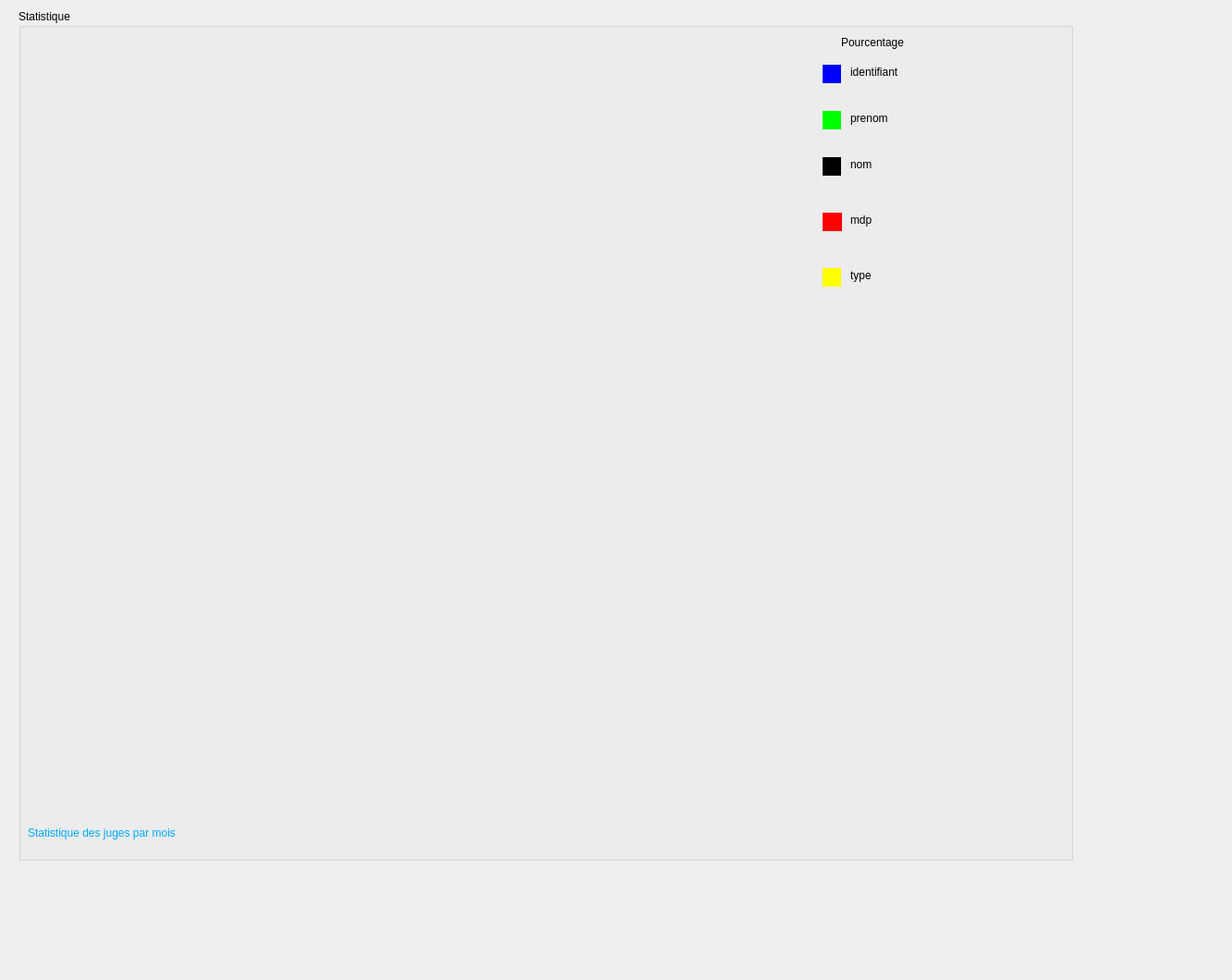
<?xml version="1.0" encoding="UTF-8"?>
<ui version="4.0">
 <class>statistique</class>
 <widget class="QDialog" name="statistique">
  <property name="geometry">
   <rect>
    <x>0</x>
    <y>0</y>
    <width>1333</width>
    <height>1060</height>
   </rect>
  </property>
  <property name="windowTitle">
   <string>Dialog</string>
  </property>
  <widget class="QGroupBox" name="groupBox">
   <property name="geometry">
    <rect>
     <x>20</x>
     <y>10</y>
     <width>1141</width>
     <height>921</height>
    </rect>
   </property>
   <property name="title">
    <string>Statistique</string>
   </property>
   <widget class="QLabel" name="label_7">
    <property name="geometry">
     <rect>
      <x>900</x>
      <y>220</y>
      <width>111</width>
      <height>16</height>
     </rect>
    </property>
    <property name="styleSheet">
     <string notr="true">font: 12pt &quot;MS Shell Dlg 2&quot;;</string>
    </property>
    <property name="text">
     <string>mdp</string>
    </property>
   </widget>
   <widget class="QWidget" name="widget_6" native="true">
    <property name="geometry">
     <rect>
      <x>870</x>
      <y>220</y>
      <width>21</width>
      <height>20</height>
     </rect>
    </property>
    <property name="styleSheet">
     <string notr="true">background-color: rgb(0, 255, 0);
background-color: rgb(255, 0, 0);</string>
    </property>
   </widget>
   <widget class="QLabel" name="label_9">
    <property name="geometry">
     <rect>
      <x>900</x>
      <y>280</y>
      <width>111</width>
      <height>16</height>
     </rect>
    </property>
    <property name="styleSheet">
     <string notr="true">font: 12pt &quot;MS Shell Dlg 2&quot;;</string>
    </property>
    <property name="text">
     <string>type</string>
    </property>
   </widget>
   <widget class="QWidget" name="widget_7" native="true">
    <property name="geometry">
     <rect>
      <x>870</x>
      <y>280</y>
      <width>20</width>
      <height>20</height>
     </rect>
    </property>
    <property name="styleSheet">
     <string notr="true">background-color: rgb(0, 255, 0);
background-color: rgb(255, 255, 0);</string>
    </property>
   </widget>
   <widget class="QLabel" name="label_10">
    <property name="geometry">
     <rect>
      <x>900</x>
      <y>160</y>
      <width>131</width>
      <height>16</height>
     </rect>
    </property>
    <property name="styleSheet">
     <string notr="true">font: 12pt &quot;MS Shell Dlg 2&quot;;</string>
    </property>
    <property name="text">
     <string>nom</string>
    </property>
   </widget>
   <widget class="QWidget" name="widget_8" native="true">
    <property name="geometry">
     <rect>
      <x>870</x>
      <y>160</y>
      <width>20</width>
      <height>20</height>
     </rect>
    </property>
    <property name="styleSheet">
     <string notr="true">background-color: rgb(0, 0, 0);</string>
    </property>
   </widget>
   <widget class="QWidget" name="widget_9" native="true">
    <property name="geometry">
     <rect>
      <x>870</x>
      <y>110</y>
      <width>20</width>
      <height>20</height>
     </rect>
    </property>
    <property name="styleSheet">
     <string notr="true">background-color: rgb(0, 255, 0);</string>
    </property>
   </widget>
   <widget class="QLabel" name="label_11">
    <property name="geometry">
     <rect>
      <x>10</x>
      <y>870</y>
      <width>631</width>
      <height>41</height>
     </rect>
    </property>
    <property name="styleSheet">
     <string notr="true">font: 18pt &quot;MS Shell Dlg 2&quot;;
color: rgb(0, 170, 255);</string>
    </property>
    <property name="text">
     <string>Statistique des juges par mois</string>
    </property>
   </widget>
   <widget class="QLabel" name="label_12">
    <property name="geometry">
     <rect>
      <x>890</x>
      <y>20</y>
      <width>131</width>
      <height>31</height>
     </rect>
    </property>
    <property name="styleSheet">
     <string notr="true">font: 75 italic 14pt &quot;Arial&quot;;</string>
    </property>
    <property name="text">
     <string>Pourcentage</string>
    </property>
   </widget>
   <widget class="QWidget" name="widget_10" native="true">
    <property name="geometry">
     <rect>
      <x>870</x>
      <y>60</y>
      <width>20</width>
      <height>20</height>
     </rect>
    </property>
    <property name="styleSheet">
     <string notr="true">background-color: rgb(0, 0, 255);</string>
    </property>
   </widget>
   <widget class="QLabel" name="label_13">
    <property name="geometry">
     <rect>
      <x>900</x>
      <y>60</y>
      <width>111</width>
      <height>16</height>
     </rect>
    </property>
    <property name="styleSheet">
     <string notr="true">font: 12pt &quot;MS Shell Dlg 2&quot;;</string>
    </property>
    <property name="text">
     <string>identifiant</string>
    </property>
   </widget>
   <widget class="QLabel" name="label_14">
    <property name="geometry">
     <rect>
      <x>900</x>
      <y>110</y>
      <width>111</width>
      <height>16</height>
     </rect>
    </property>
    <property name="styleSheet">
     <string notr="true">font: 12pt &quot;MS Shell Dlg 2&quot;;</string>
    </property>
    <property name="text">
     <string>prenom</string>
    </property>
   </widget>
  </widget>
 </widget>
 <resources/>
 <connections/>
</ui>
